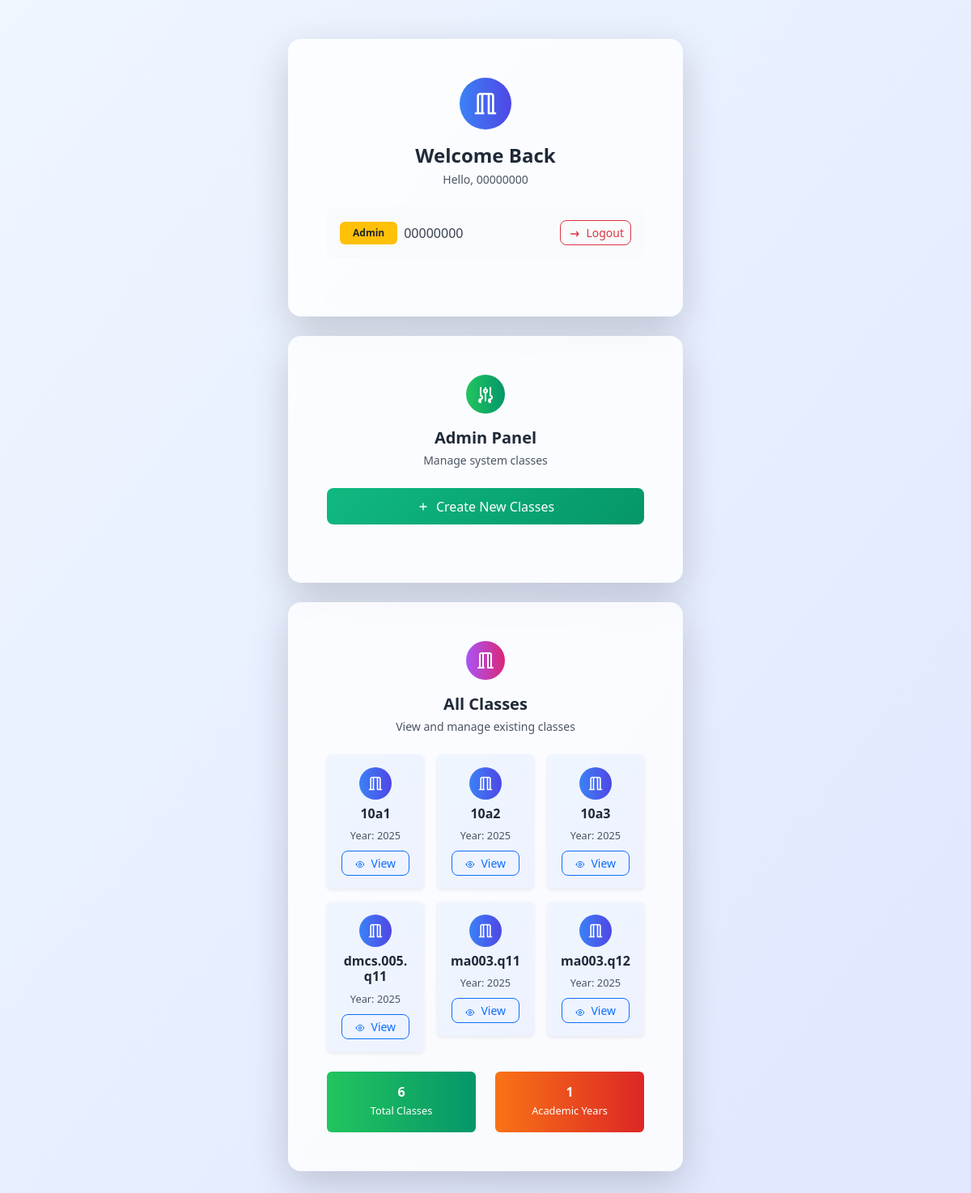
The page / (signed in) on the database its author committed.
### tables this page shows
CREATE TABLE classes (class_name text not null, started_year integer not null, primary key (class_name,started_year));

### main.py (the view)
@app.route('/', methods=['GET','POST'])
def serve_main():
    if 'id' in session:
        if session['id'] != admin_id:
            db=get_db()
            user_data=db.execute("select * from student_to_classes where id = ?",(session['id'],)).fetchall()
            return render_template('personal.html',user_data=user_data)
        db = get_db()
        classes_list = db.execute("SELECT * FROM classes ORDER BY started_year DESC, class_name ASC")
        classes_list = classes_list.fetchall()
        db.close()
        return render_template('index.html', classes_list=classes_list)
    else:
        return redirect(url_for('login'))

### main.py (called while the page is built)
def get_db():
    conn = sqlite3.connect(database_path)
    conn.row_factory = sqlite3.Row
    return conn

### templates/index.html (shortened to what this page needs)
<!DOCTYPE html>
<html lang="en">
<head>
    <link href="https://cdn.jsdelivr.net/npm/bootstrap@5.3.0/dist/css/bootstrap.min.css" rel="stylesheet">
    <script src="https://cdn.tailwindcss.com"></script>
</head>
<body class="bg-gradient-to-br from-blue-50 to-indigo-100 min-h-screen">
    <div class="container py-5">
        <div class="row justify-content-center">
            <div class="col-lg-8 col-xl-6">
                <div class="card shadow-lg border-0 rounded-4 bg-white/80 backdrop-blur-sm mb-4">
                    <div class="card-body p-5">
                        <div class="text-center mb-4">
                            <div class="bg-gradient-to-r from-blue-500 to-indigo-600 w-16 h-16 rounded-full mx-auto mb-3 flex items-center justify-center">
                                <svg class="w-8 h-8 text-white" fill="none" stroke="currentColor" viewBox="0 0 24 24">
                                    <path stroke-linecap="round" stroke-linejoin="round" stroke-width="2" d="M19 21V5a2 2 0 00-2-2H7a2 2 0 00-2 2v16m14 0h2m-2 0h-4m-5 0H3m2 0h4M9 3v18m6-18v18"/>
                                </svg>
                            </div>
                            <h2 class="text-2xl font-bold text-gray-800 mb-1">Welcome Back</h2>
                            <p class="text-gray-600 text-sm">Hello, {{ session.id }}</p>
                        </div>
                        <div class="d-flex justify-content-between align-items-center mb-4 p-3 bg-gray-50 rounded-3">
                            <div class="d-flex align-items-center">
                                {% if session.id == '00000000' %}
                                <span class="badge bg-warning text-dark me-2 px-3 py-2">Admin</span>
                                {% else %}
                                <span class="badge bg-primary me-2 px-3 py-2">User</span>
                                {% endif %}
                                <span class="text-gray-700 font-medium">{{ session.id }}</span>
                            </div>
                            <a href="{{ url_for('logout') }}" class="btn btn-outline-danger btn-sm rounded-3">
                                <svg class="w-4 h-4 inline-block me-1" fill="none" stroke="currentColor" viewBox="0 0 24 24">
                                    <path stroke-linecap="round" stroke-linejoin="round" stroke-width="2" d="M17 16l4-4m0 0l-4-4m4 4H7"/>
                                </svg>
                                Logout
                            </a>
                        </div>
                    </div>
                </div>
                {% if session.id == '00000000' %}
                <div class="card shadow-lg border-0 rounded-4 bg-white/80 backdrop-blur-sm mb-4">
                    <div class="card-body p-5">
                        <div class="text-center mb-4">
                            <div class="bg-gradient-to-r from-green-500 to-emerald-600 w-12 h-12 rounded-full mx-auto mb-3 flex items-center justify-center">
                                <svg class="w-6 h-6 text-white" fill="none" stroke="currentColor" viewBox="0 0 24 24">
                                    <path stroke-linecap="round" stroke-linejoin="round" stroke-width="2" d="M12 6V4m0 2a2 2 0 100 4m0-4a2 2 0 110 4m-6 8a2 2 0 100-4m0 4a2 2 0 100 4m0-4v2m0-6V4m6 6v10m6-2a2 2 0 100-4m0 4a2 2 0 100 4m0-4v2m0-6V4"/>
                                </svg>
                            </div>
                            <h5 class="text-xl font-bold text-gray-800 mb-1">Admin Panel</h5>
                            <p class="text-gray-600 text-sm">Manage system classes</p>
                        </div>
                        <div class="d-grid mb-4">
                            <button id="createClassBtn"
                                    class="btn text-white font-medium rounded-3 transition-all duration-200 hover:scale-105 active:scale-95 py-2"
                                    style="background: linear-gradient(135deg, #10b981 0%, #059669 100%); border: none; height: 45px;">
                                <span class="d-flex align-items-center justify-content-center">
                                    <svg class="w-4 h-4 me-2" fill="none" stroke="currentColor" viewBox="0 0 24 24">
                                        <path stroke-linecap="round" stroke-linejoin="round" stroke-width="2" d="M12 6v6m0 0v6m0-6h6m-6 0H6"/>
                                    </svg>
                                    Create New Classes
                                </span>
                            </button>
                        </div>
                    </div>
                </div>
                {% endif %}
                <div class="card shadow-lg border-0 rounded-4 bg-white/80 backdrop-blur-sm mb-4">
                    <div class="card-body p-5">
                        <div class="text-center mb-4">
                            <div class="bg-gradient-to-r from-purple-500 to-pink-600 w-12 h-12 rounded-full mx-auto mb-3 flex items-center justify-center">
                                <svg class="w-6 h-6 text-white" fill="none" stroke="currentColor" viewBox="0 0 24 24">
                                    <path stroke-linecap="round" stroke-linejoin="round" stroke-width="2" d="M19 21V5a2 2 0 00-2-2H7a2 2 0 00-2 2v16m14 0h2m-2 0h-4m-5 0H3m2 0h4M9 3v18m6-18v18"/>
                                </svg>
                            </div>
                            <h5 class="text-xl font-bold text-gray-800 mb-1">All Classes</h5>
                            <p class="text-gray-600 text-sm">View and manage existing classes</p>
                        </div>
                        {% if classes_list %}
                        <div class="row g-3">
                            {% for class in classes_list %}
                            <div class="col-md-6 col-lg-4">
                                <div class="card bg-gradient-to-br from-blue-50 to-indigo-50 border-0 shadow-sm hover:shadow-md transition-all duration-200">
                                    <div class="card-body text-center p-3">
                                        <div class="bg-gradient-to-r from-blue-500 to-indigo-600 w-10 h-10 rounded-full mx-auto mb-2 flex items-center justify-center">
                                            <svg class="w-5 h-5 text-white" fill="none" stroke="currentColor" viewBox="0 0 24 24">
                                                <path stroke-linecap="round" stroke-linejoin="round" stroke-width="2" d="M19 21V5a2 2 0 00-2-2H7a2 2 0 00-2 2v16m14 0h2m-2 0h-4m-5 0H3m2 0h4M9 3v18m6-18v18"/>
                                            </svg>
                                        </div>
                                        <h6 class="card-title font-bold text-gray-800 mb-1">{{ class.class_name }}</h6>
                                        <small class="text-gray-600">Year: {{ class.started_year }}</small>
                                        <div class="mt-2">
                                            <a href="/viewcl?name={{ class.class_name }}&year={{ class.started_year }}"
                                               class="btn btn-sm btn-outline-primary rounded-3 px-3 text-decoration-none">
                                                View
                                            </a>
                                        </div>
                                    </div>
                                </div>
                            </div>
                            {% endfor %}
                        </div>
                        <div class="row mt-4">
                            <div class="col-md-6">
                                <div class="card bg-gradient-to-r from-green-500 to-emerald-600 text-white border-0">
                                    <div class="card-body text-center py-3">
                                        <h4 class="card-title font-bold mb-0">{{ classes_list|length }}</h4>
                                        <small>Total Classes</small>
                                    </div>
                                </div>
                            </div>
                            <div class="col-md-6">
                                <div class="card bg-gradient-to-r from-orange-500 to-red-600 text-white border-0">
                                    <div class="card-body text-center py-3">
                                        <h4 class="card-title font-bold mb-0">{{ classes_list|map(attribute='started_year')|unique|list|length }}</h4>
                                        <small>Academic Years</small>
                                    </div>
                                </div>
                            </div>
                        </div>
                        {% endif %}
                    </div>
                </div>
            </div>
        </div>
    </div>
</body>
</html>

### rows shown on the page
classes: class_name "10a1", started_year "2025"
classes: class_name "10a2", started_year "2025"
classes: class_name "10a3", started_year "2025"
classes: class_name "dmcs.005.q11", started_year "2025"
classes: class_name "ma003.q11", started_year "2025"
classes: class_name "ma003.q12", started_year "2025"

### other values the page prints
{{ session.id }} "00000000"
{{ classes_list|length }} "6"
{{ classes_list|map(attribute='started_year')|unique|list|length }} "1"
